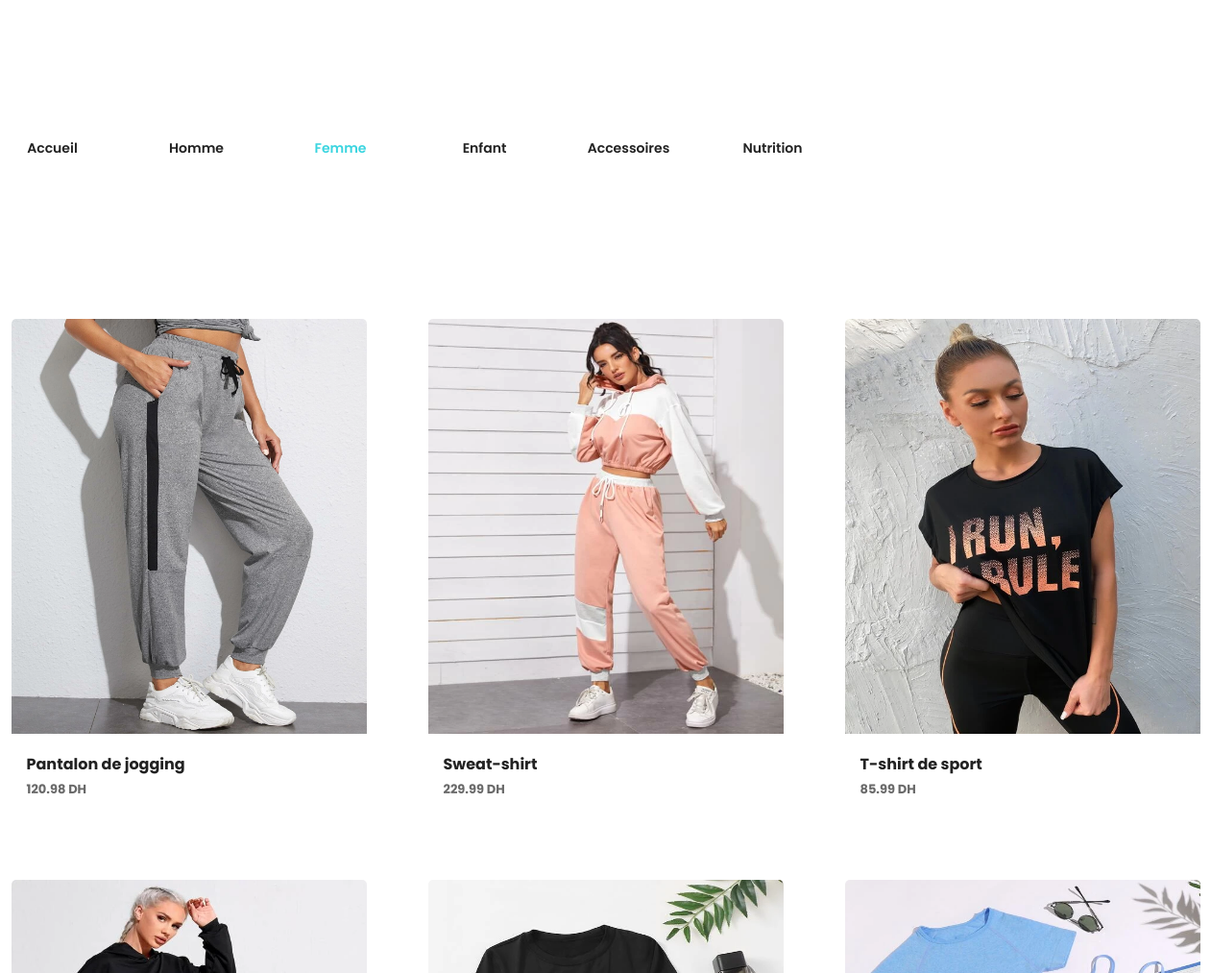
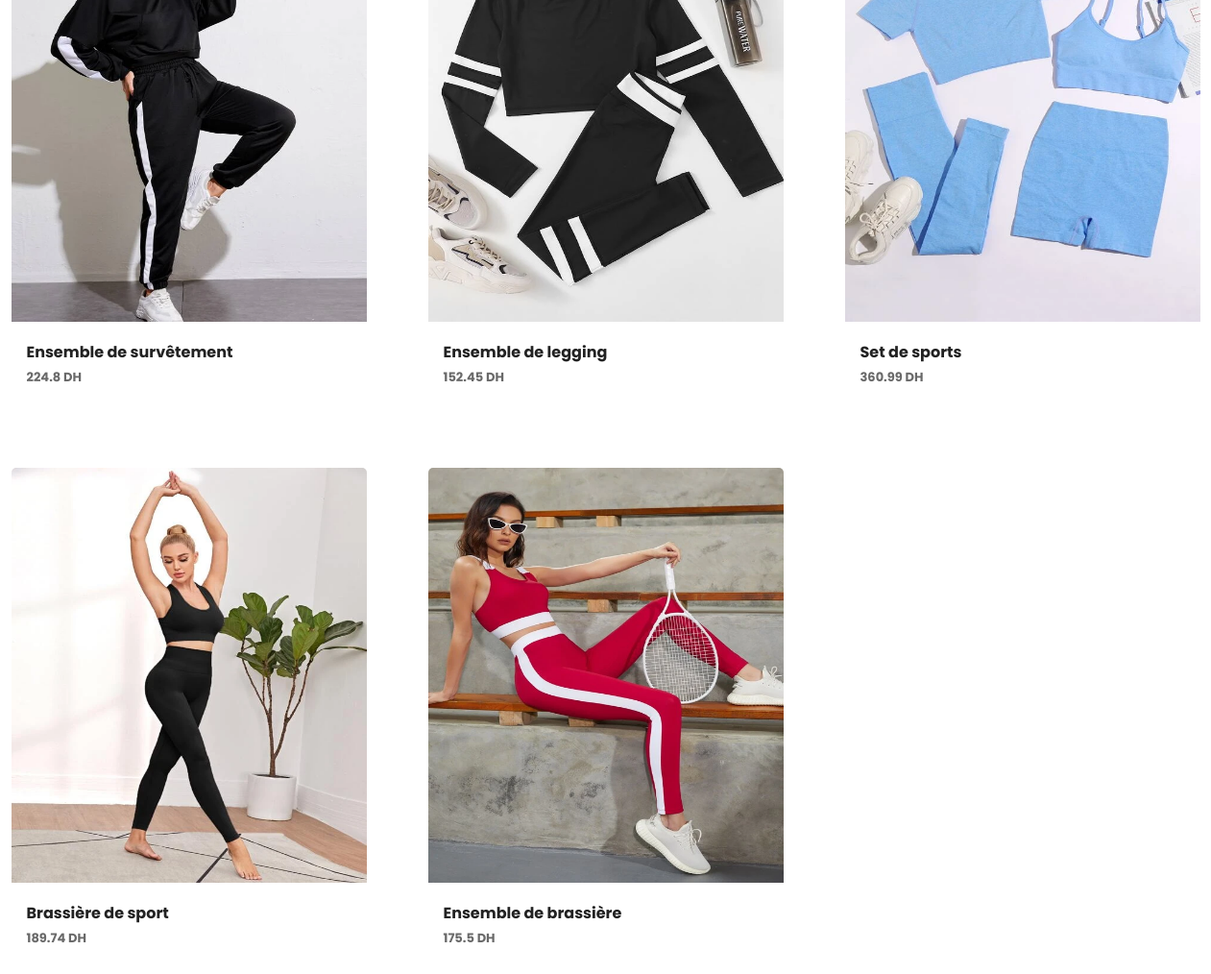
/femme.php, run on the app's committed database (2 pictures, top to bottom).
### tables this page shows
CREATE TABLE `produit` (
  `numProduit` varchar(4) NOT NULL,
  `nomProduit` varchar(255) DEFAULT NULL,
  `description` text NOT NULL,
  `qteProduit` int(11) DEFAULT NULL,
  `prix` float DEFAULT NULL,
  `imageProduit` varchar(25) DEFAULT NULL,
  `genreProduit` varchar(25) DEFAULT NULL
);

### femme.php (the view, shortened to what this page needs)
<?php
        $link = mysqli_connect("localhost","root","","lyk") or die(mysqli_connect_error());
        $sql = "SELECT * FROM produit";
        $result = mysqli_query($link,$sql) or die(mysqli_errno($link));
        $produits = mysqli_fetch_all($result,MYSQLI_ASSOC);
?>
<!DOCTYPE html>
<html lang="en">
<head>
    <link rel="stylesheet" href="css/productstyle.css">
</head>
<body>
<div class="imgnav">
</div>
        <div class="links">
            <ul>
               <li><a href="index.php">Accueil</a></li>
                <li><a href="homme.php">Homme</a></li>
                <li><a href="" class="active">Femme</a></li>
                <li><a href="enfant.php">Enfant</a></li>
                <li><a href="accessoire.php"">Accessoires</a></li>
                <li><a href="nutrition.php">Nutrition</a></li>
            </ul>
        </div>
        <div class="imgnav">
        </div>
            <div class="container">
            <?php foreach($produits as $produit): ?>
            <?php if($produit["genreProduit"]=="femme"): ?>
            <div class="box">
                            <div class="product_img">
                            </div>
                            <div class="product_info">
                                <span class="nomProduit"><?php echo $produit["nomProduit"] ?></span><br>
                                <span class="money"><?php echo $produit["prix"] ?> DH</span>
                            </div>
                    </div>
                    <?php endif; ?>
                <?php endforeach;  ?>
            </div>
</body>
</html>

### css/productstyle.css (style rules this page uses)
* { margin : 0; padding :0; box-sizing: border-box; list-style: none; text-decoration: none; color : #222; font-family: 'Poppins', sans-serif; }
body { display : grid; justify-content : center; }
.links { width : 100%; height : 100px; margin : 0 auto; padding-top : 2em; }
.links ul li { width : 150px; height : 45px; line-height: 45px; text-align: center; float: left; color : #fff; font-size : 14px; position : relative; transition : .4s ease; }
.links ul li a { font-weight : 600; transition : .2s ease; position : relative; padding-bottom : 10px; }
.links .active { pointer-events: none; color : rgb(59, 213, 224); }
.imgnav { width : 100%; height : 100px; }
.container { width : 100%; height : auto; display : grid; grid-template-columns: 1fr 1fr 1fr; }
.box { width : 370px; height : 520px; display : grid; position : relative; margin : 2em; border-radius: 5px; }
.product_img { height:432px; overflow: hidden; position : relative; }
.product_info { padding-left : 1em; }
.box span { font-weight : 700; }
.nomProduit { color : #222; }
.money { color : #696969; font-size : 13px; }

### data on the page
produit: nomProduit "Pantalon de jogging", prix "120.98"
produit: nomProduit "Sweat-shirt", prix "229.99"
produit: nomProduit "T-shirt de sport", prix "85.99"
produit: nomProduit "Ensemble de survêtement", prix "224.8"
produit: nomProduit "Ensemble de legging", prix "152.45"
produit: nomProduit "Set de sports", prix "360.99"
produit: nomProduit "Brassière de sport", prix "189.74"
produit: nomProduit "Ensemble de brassière", prix "175.5"
